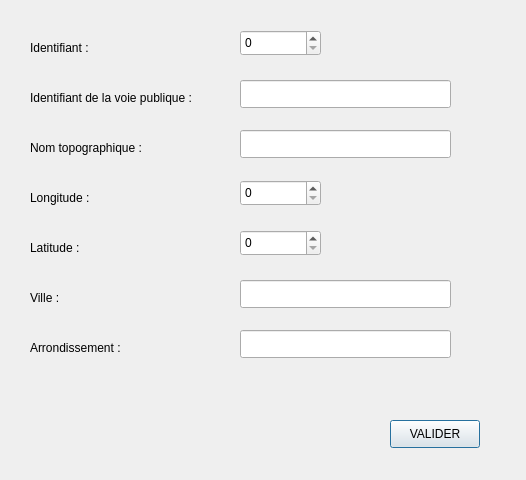
<?xml version="1.0" encoding="UTF-8"?>
<ui version="4.0">
 <class>ajoutBorneFontaine</class>
 <widget class="QDialog" name="ajoutBorneFontaine">
  <property name="geometry">
   <rect>
    <x>0</x>
    <y>0</y>
    <width>526</width>
    <height>480</height>
   </rect>
  </property>
  <property name="windowTitle">
   <string>ajoutBorneFontaine</string>
  </property>
  <widget class="QLabel" name="label">
   <property name="geometry">
    <rect>
     <x>30</x>
     <y>40</y>
     <width>81</width>
     <height>16</height>
    </rect>
   </property>
   <property name="text">
    <string>Identifiant :</string>
   </property>
  </widget>
  <widget class="QLabel" name="label_2">
   <property name="geometry">
    <rect>
     <x>30</x>
     <y>90</y>
     <width>201</width>
     <height>16</height>
    </rect>
   </property>
   <property name="text">
    <string>Identifiant de la voie publique :</string>
   </property>
  </widget>
  <widget class="QLabel" name="label_3">
   <property name="geometry">
    <rect>
     <x>30</x>
     <y>140</y>
     <width>141</width>
     <height>16</height>
    </rect>
   </property>
   <property name="text">
    <string>Nom topographique :</string>
   </property>
  </widget>
  <widget class="QLabel" name="label_4">
   <property name="geometry">
    <rect>
     <x>30</x>
     <y>190</y>
     <width>81</width>
     <height>16</height>
    </rect>
   </property>
   <property name="text">
    <string>Longitude :</string>
   </property>
  </widget>
  <widget class="QLabel" name="label_5">
   <property name="geometry">
    <rect>
     <x>30</x>
     <y>240</y>
     <width>71</width>
     <height>16</height>
    </rect>
   </property>
   <property name="text">
    <string>Latitude :</string>
   </property>
  </widget>
  <widget class="QLabel" name="label_6">
   <property name="geometry">
    <rect>
     <x>30</x>
     <y>290</y>
     <width>58</width>
     <height>16</height>
    </rect>
   </property>
   <property name="text">
    <string>Ville :</string>
   </property>
  </widget>
  <widget class="QLabel" name="label_7">
   <property name="geometry">
    <rect>
     <x>30</x>
     <y>340</y>
     <width>131</width>
     <height>16</height>
    </rect>
   </property>
   <property name="text">
    <string>Arrondissement :</string>
   </property>
  </widget>
  <widget class="QLineEdit" name="idvp">
   <property name="geometry">
    <rect>
     <x>240</x>
     <y>80</y>
     <width>211</width>
     <height>28</height>
    </rect>
   </property>
  </widget>
  <widget class="QLineEdit" name="nomtopo">
   <property name="geometry">
    <rect>
     <x>240</x>
     <y>130</y>
     <width>211</width>
     <height>28</height>
    </rect>
   </property>
  </widget>
  <widget class="QLineEdit" name="ville">
   <property name="geometry">
    <rect>
     <x>240</x>
     <y>280</y>
     <width>211</width>
     <height>28</height>
    </rect>
   </property>
  </widget>
  <widget class="QLineEdit" name="arrondissement">
   <property name="geometry">
    <rect>
     <x>240</x>
     <y>330</y>
     <width>211</width>
     <height>28</height>
    </rect>
   </property>
  </widget>
  <widget class="QSpinBox" name="id">
   <property name="geometry">
    <rect>
     <x>240</x>
     <y>30</y>
     <width>81</width>
     <height>26</height>
    </rect>
   </property>
  </widget>
  <widget class="QSpinBox" name="longitude">
   <property name="geometry">
    <rect>
     <x>240</x>
     <y>180</y>
     <width>81</width>
     <height>26</height>
    </rect>
   </property>
  </widget>
  <widget class="QSpinBox" name="latitude">
   <property name="geometry">
    <rect>
     <x>240</x>
     <y>230</y>
     <width>81</width>
     <height>26</height>
    </rect>
   </property>
  </widget>
  <widget class="QPushButton" name="pushButton">
   <property name="geometry">
    <rect>
     <x>390</x>
     <y>420</y>
     <width>90</width>
     <height>28</height>
    </rect>
   </property>
   <property name="text">
    <string>VALIDER</string>
   </property>
  </widget>
 </widget>
 <resources/>
 <connections>
  <connection>
   <sender>pushButton</sender>
   <signal>clicked()</signal>
   <receiver>ajoutBorneFontaine</receiver>
   <slot>valider()</slot>
   <hints>
    <hint type="sourcelabel">
     <x>434</x>
     <y>433</y>
    </hint>
    <hint type="destinationlabel">
     <x>262</x>
     <y>239</y>
    </hint>
   </hints>
  </connection>
 </connections>
 <slots>
  <slot>valider()</slot>
 </slots>
</ui>
